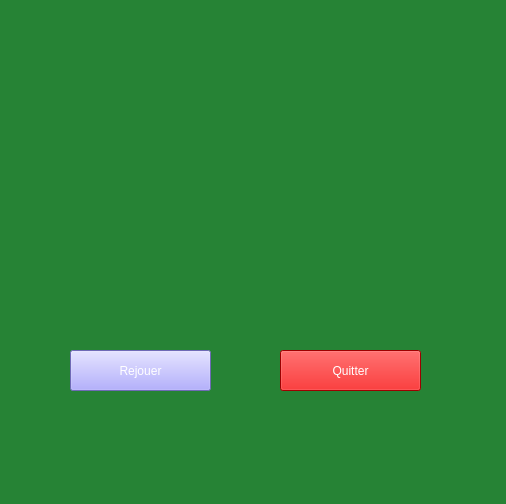
<?xml version="1.0" encoding="UTF-8"?>
<ui version="4.0">
 <class>EndGame</class>
 <widget class="QWidget" name="EndGame">
  <property name="geometry">
   <rect>
    <x>0</x>
    <y>0</y>
    <width>506</width>
    <height>504</height>
   </rect>
  </property>
  <property name="windowTitle">
   <string>Form</string>
  </property>
  <property name="styleSheet">
   <string notr="true">background-color: rgb(38, 131, 53);</string>
  </property>
  <widget class="QLabel" name="label">
   <property name="geometry">
    <rect>
     <x>160</x>
     <y>50</y>
     <width>171</width>
     <height>121</height>
    </rect>
   </property>
   <property name="styleSheet">
    <string notr="true"/>
   </property>
   <property name="text">
    <string/>
   </property>
  </widget>
  <widget class="QLabel" name="label_2">
   <property name="geometry">
    <rect>
     <x>60</x>
     <y>220</y>
     <width>371</width>
     <height>51</height>
    </rect>
   </property>
   <property name="styleSheet">
    <string notr="true">color: rgb(255, 255, 255);
font: 700 italic 12pt &quot;Segoe UI&quot;;</string>
   </property>
   <property name="text">
    <string>&lt;html&gt;&lt;head/&gt;&lt;body&gt;&lt;p align=&quot;center&quot;&gt;&lt;br/&gt;&lt;/p&gt;&lt;/body&gt;&lt;/html&gt;</string>
   </property>
  </widget>
  <widget class="QPushButton" name="pushButton">
   <property name="geometry">
    <rect>
     <x>70</x>
     <y>350</y>
     <width>141</width>
     <height>41</height>
    </rect>
   </property>
   <property name="styleSheet">
    <string notr="true">color: rgb(255, 255, 255);
background-color: rgb(156, 149, 255);</string>
   </property>
   <property name="text">
    <string>Rejouer</string>
   </property>
  </widget>
  <widget class="QPushButton" name="pushButton_2">
   <property name="geometry">
    <rect>
     <x>280</x>
     <y>350</y>
     <width>141</width>
     <height>41</height>
    </rect>
   </property>
   <property name="styleSheet">
    <string notr="true">color: rgb(255, 255, 255);
background-color: rgb(220, 0, 0);</string>
   </property>
   <property name="text">
    <string>Quitter</string>
   </property>
  </widget>
 </widget>
 <resources/>
 <connections/>
</ui>
